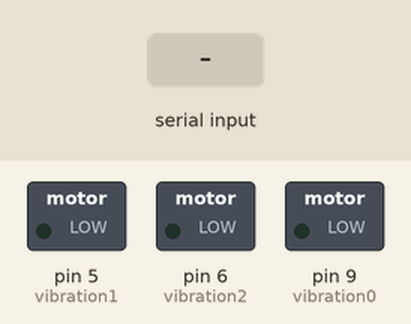
Simulated run of this sketch. Board: Arduino Uno, built with avr-gcc and run on an emulated ATmega328P. Parts: switched loads named in the sketch (green lamp = pin HIGH). Inputs (shaded band) come from the test bench.

Above: at 1.2 s.
1.3 s: byte 30 received over Serial
At 2.5 s:
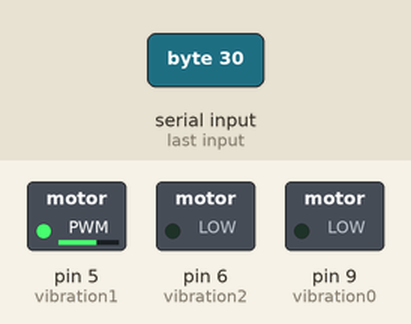
2.8 s: byte 90 received over Serial
At 3.8 s:
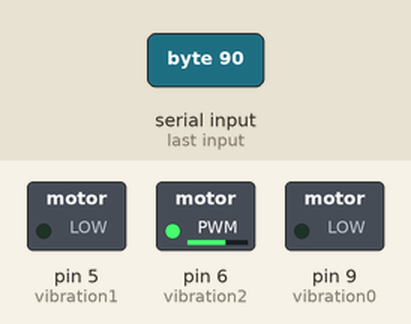
Timing chart, 0 to 5.8 s (numbered marks = the images above; inputs shaded):
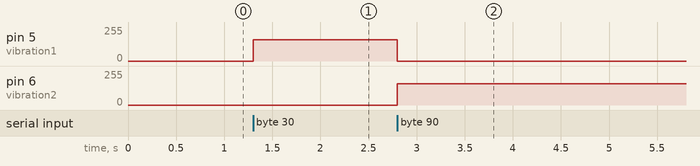

Measured:
- after the input at 1.3 s, pin 5 (vibration1): 0/255 → 160/255 at once
- after the input at 2.8 s, pin 5 (vibration1): 160/255 → 0/255 at once; pin 6 (vibration2): 0/255 → 160/255 at once

The sketch:

SerialByteVibration.ino
```cpp
int vibration0 = 9;
int vibration1 = 5;
int vibration2 = 6;
int power = 160;

void setup() {
  Serial.begin(9600);
  pinMode(vibration0, OUTPUT);
  pinMode(vibration1, OUTPUT);
  pinMode(vibration2, OUTPUT);
}

void loop() {
  if(Serial.available() > 0){
    byte val = Serial.read();
    Serial.flush();

    if(val < 128){
      val += 128;
    }
    else{
      val -= 128;
    }

    if(val < 85){
      analogWrite(vibration0, power);
      analogWrite(vibration1, 0);
      analogWrite(vibration2, 0);
    }else if(val < 170){
      analogWrite(vibration0, 0);
      analogWrite(vibration1, power);
      analogWrite(vibration2, 0);
    }else{
      analogWrite(vibration0, 0);
      analogWrite(vibration1, 0);
      analogWrite(vibration2, power);
    }
  }
}
```
